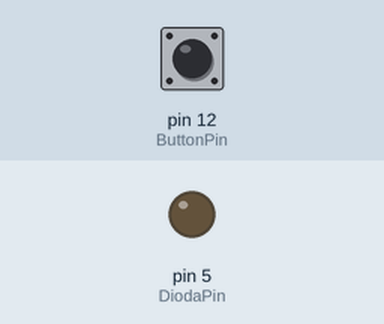
This sketch was run on a simulated Arduino Uno, built with avr-gcc and run on an emulated ATmega328P. Shown: output pins drawn as LEDs (lit = HIGH). Inputs (shaded band) come from the test bench; at power-on: pin 12 (ButtonPin) LOW.

Above: at 1.2 s.
1.3 s: pin 12 (ButtonPin) pulled HIGH for 0.15 s
At 2.5 s:
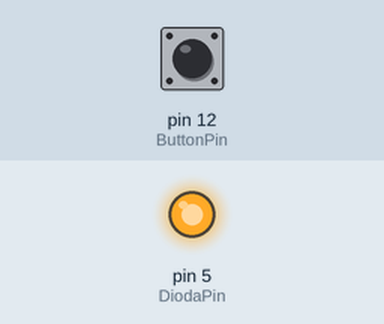
2.9 s: pin 12 (ButtonPin) pulled HIGH for 1 s
At 3.8 s:
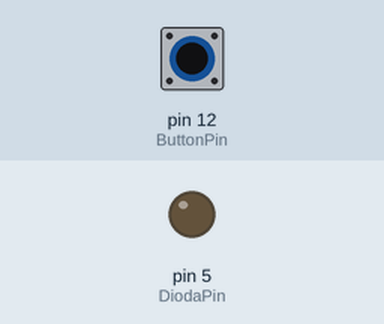
5.4 s: pin 12 (ButtonPin) pulled HIGH for 3.2 s
At 5.8 s:
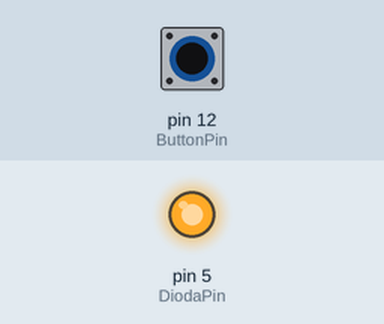
Timing chart, 0 to 8.4 s (numbered marks = the images above; inputs shaded):
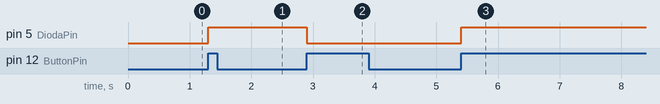

Measured:
- after the input at 1.3 s, pin 5 (DiodaPin): LOW → HIGH at once
- after the input at 2.9 s, pin 5 (DiodaPin): HIGH → LOW at once
- after the input at 5.4 s, pin 5 (DiodaPin): LOW → HIGH at once

The sketch:

cw2_Relidzynski.ino
```cpp
int ButtonPin =12;
int DiodaPin=5;

boolean Q1 = 0;
boolean M1 = 0;
boolean M2 = 0;
boolean M1p = 0;
boolean M2p = 0;
boolean I1 = 0;

void setup() {
  pinMode(ButtonPin, INPUT);
  pinMode(DiodaPin, OUTPUT);
  char *hej="Setup passed";
  Serial.begin(9600);
}

void loop() {
  I1 = digitalRead(ButtonPin);

  M1p = !I1&!M1&M2 | M1&!M2 | I1&M1;
  M2p = I1;

  M1 = M1p;
  M2 = M2p;

  Q1 = !M1&M2 | M1&!M2;

  digitalWrite(DiodaPin,Q1);
  delay(100);

}
```
